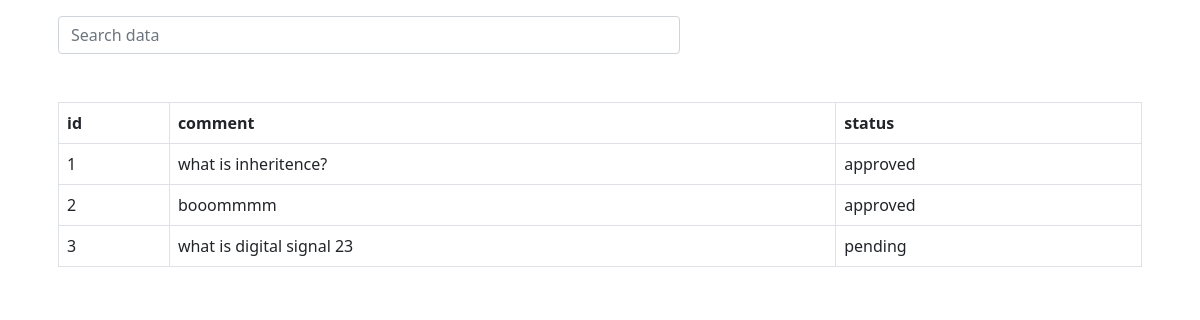
/searchbar.php, run on the app's committed database.
### tables this page shows
CREATE TABLE `comments` (
  `id` int(11) NOT NULL,
  `students_id` varchar(13) NOT NULL,
  `name` varchar(100) NOT NULL,
  `email` text NOT NULL,
  `comment` text NOT NULL,
  `post_id` int(11) NOT NULL,
  `created_at` datetime NOT NULL,
  `reply_of` int(11) NOT NULL,
  `status` varchar(50) NOT NULL,
  `category` varchar(100) NOT NULL
);

### searchbar.php (the view, shortened to what this page needs)
<!doctype html>
<html lang="en">
<head>
    <link href="https://cdn.jsdelivr.net/npm/bootstrap@5.0.0-beta1/dist/css/bootstrap.min.css" rel="stylesheet">
    <link href="https://cdn.jsdelivr.net/npm/bootstrap@5.0.0-beta1/dist/css/bootstrap.min.css" rel="stylesheet">
</head>
<body>
    <div class="container">
        <div class="row">
            <div class="col-md-12">
                    <div class="card-body">
                        <div class="row">
                            <div class="col-md-7">
                                <form action="" method="GET">
                                    <div class="input-group mb-3">
                                        <input type="text" name="" id="filter"  class="form-control" placeholder="Search data" onkeyup="searchFun()">
                                    </div>
                                </form>
                        </div>
                    </div>
                </div>
            </div>
                            <div class="col-md-12">
                    <div class="card-body">
                        <table class="table table-bordered" id="myTable">
                            <thead>
                                <tr>
                                    <th>id</th>
                                    <th>comment</th>
                                    <th>status</th>
                                </tr>
                            </thead>
                            <tbody>
<?php
$conn = mysqli_connect("localhost","root","","discussion_forum");
$query = "SELECT * FROM comments";
$query_run = mysqli_query($conn, $query);
if(mysqli_num_rows($query_run) > 0)
{
    foreach($query_run as $row)
    {
        ?>
    <tr>
    <td><?= $row['id']; ?></td>
            <td><?= $row['comment']; ?></td>
        <td><?= $row['status']; ?></td>
        </tr>
        <?php
    }
}
else
{
    ?>
        <tr>
            <td colspan="4">No Record Found</td>
        </tr>
    <?php
}
?>
</body>
</html>

### data on the page
comments: id "1", comment "what is inheritence?", status "approved"
comments: id "2", comment "booommmm", status "approved"
comments: id "3", comment "what is digital signal 23", status "pending"
